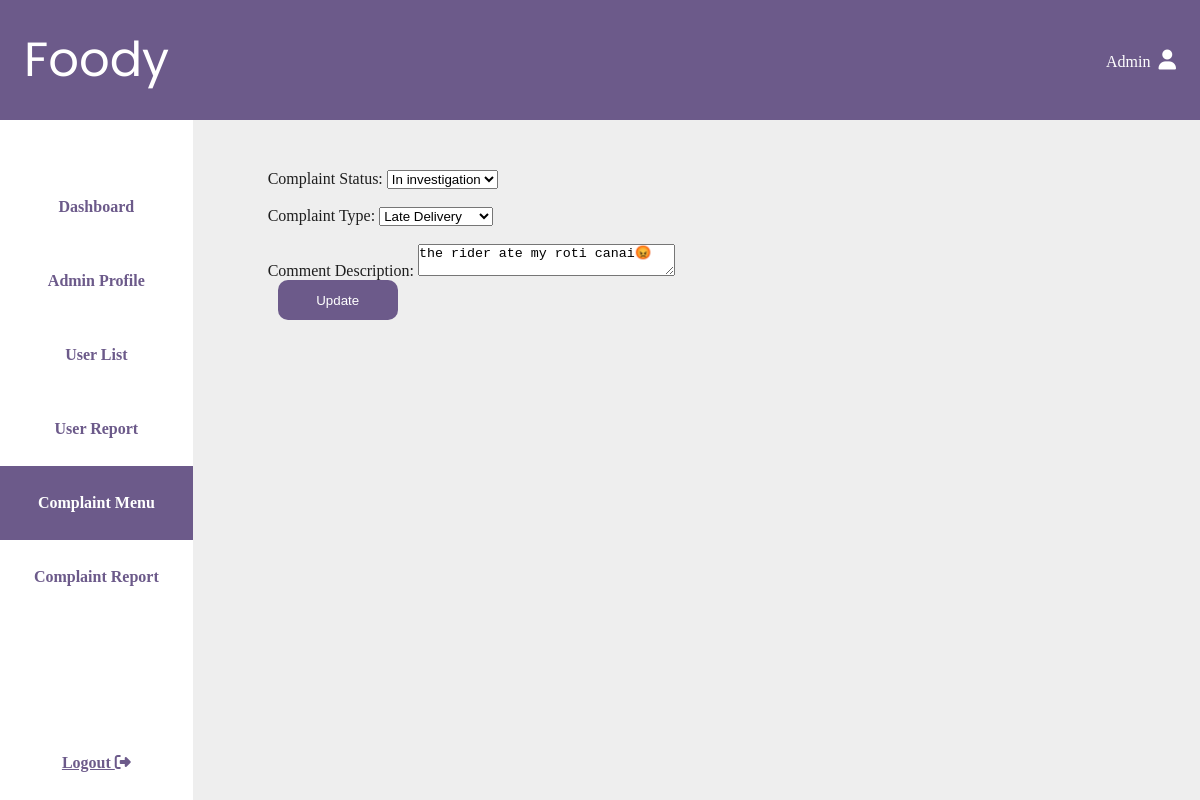
The app's page /complaint/foody-complaint/admin/adminform.php?id=1 with its own data.
### tables this page shows
CREATE TABLE `complaintlist` (
  `complaint_id` int(10) NOT NULL,
  `order_id` int(10) NOT NULL,
  `complaint_name` varchar(50) NOT NULL,
  `complaint_date` date NOT NULL,
  `complaint_time` time NOT NULL,
  `complaint_type` varchar(50) NOT NULL,
  `complaint_comment` varchar(200) NOT NULL,
  `complaint_status` varchar(20) NOT NULL
);

### complaint/foody-complaint/admin/adminform.php (the view, shortened to what this page needs)
<?php
include("../connecttest.php");
$idURL = $_GET['id'];
$query = "SELECT * FROM complaintlist WHERE complaint_id = '$idURL'";
$result = mysqli_query($conn, $query) or die("Could not execute query in adminform.php");
$row = mysqli_fetch_assoc($result);
$complaint_type = $row['complaint_type'];
$complaint_comment = $row['complaint_comment'];
$complaint_status = $row['complaint_status'];
?>
<html>
<head>
    <link rel='stylesheet' href='../../css/main.css' type='text/css' />
</head>
<body>
    <div id="title-bar">
        <a id="foody-link" class="icon-link" href="#index.html">Foody</a>
        <div>
            <a class="icon-link" href="#">
                Admin
                <i class="fa-solid fa-user"></i>
            </a>
        </div>
    </div>
    <div id="content-wrapper">
         <nav id="nav-bar">
            <ul>
                <li><a class="nav-link" href="../../../admin/AdminHomepage.php">Dashboard</a></li>
                <li><a class="nav-link" href="../../../admin/AdminProfile.php">Admin Profile</a></li>
                <li><a class="nav-link" href="../../../admin/UserList.php">User List</a></li>
                <li><a class="nav-link" href="../../../admin/UserReport.php">User Report</a></li>
                <li><a class="nav-link active" href="viewcomplaint.php">Complaint Menu</a></li>
                <li><a class="nav-link" href="report.php">Complaint Report</a></li>
            </ul>
            <a href="../../../logout.php" class="nav-link" style="text-decoration: underline;">
                Logout
                <i class="fa fa-sign-out" aria-hidden="true" style></i>
            </a>
        </nav>
        <div id='main-content'>
            <form method="post" action="manage.php">
                <label for="complaint_status" class="required">Complaint Status: </label>
                <select name="complaint_status" id="complaint_status" required="required"
                    value="<?php echo $complaint_status; ?>">
                    <option> In investigation </option>
                </select>
                <br><br>
                <label for="complaint_type" class="required">Complaint Type: </label>
                <select name="complaint_type" id="complaint_type" required="required"
                    value="<?php echo $complaint_type; ?>">
                    <option> Late Delivery </option>
                </select>
                <br><br>
                Comment Description:
                <textarea name="complaint_comment" cols="30"><?php echo $complaint_comment; ?></textarea>
                <br>
                <button class='btn' type='submit' name='update'>Update</button>
                <br>
            </form>
        </div>
    </div>
</body>
</html>

### complaint/css/main.css (style rules this page uses)
:root { --primary-bg: #6C5A8A; --light-grey-bg: #EEE; --primary-txt: #1E1E1E; --seperator: #A9A9A9; --button-hover: #493b5e; }
* { margin: 0; padding: 0; box-sizing: border-box; }
body { min-height: 100vh; width: 100vw; color: var(--primary-txt); }
#title-bar { display: flex; align-items: center; justify-content: space-between; color: white; background-color: var(--primary-bg); height: 120px; width: 100%; padding: 32px 24px; }
#foody-link { font: 3rem 'Poppins', sans-serif; }
.icon-link { color: white; text-decoration: none; }
.icon-link { color: white }
.fa-user { font-size: 20px; margin-left: 4px; }
#content-wrapper { display: flex; flex-direction: row; background-color: var(--primary-bg); height: calc(100vh - 120px); }
#nav-bar { display: flex; flex-direction: column; justify-content: space-between; background-color: white; height: 100%; width: 236px; padding-top: 50px; }
.nav-link { display: inline-block; width: 100%; padding-top: 28px; padding-bottom: 28px; color: var(--primary-bg); font: bold 1rem 'PT-serif', serif; text-decoration: none; text-align: center; }
.active, .nav-link:hover { color: white; background-color: var(--primary-bg); transition: all ease-in 200ms; }
#main-content { background-color: var(--light-grey-bg); width: 100%; padding: 50px 75px; overflow-y: scroll; }
.btn { background-color: var(--primary-bg); text-align: center; color: white; width: 120px; height: 40px; border-radius: 10px; border: none; margin-left: 10px; }

### records on screen
complaintlist: complaint_status "In investigation", complaint_type "Late Delivery", complaint_comment "the rider ate my roti canai😡"
